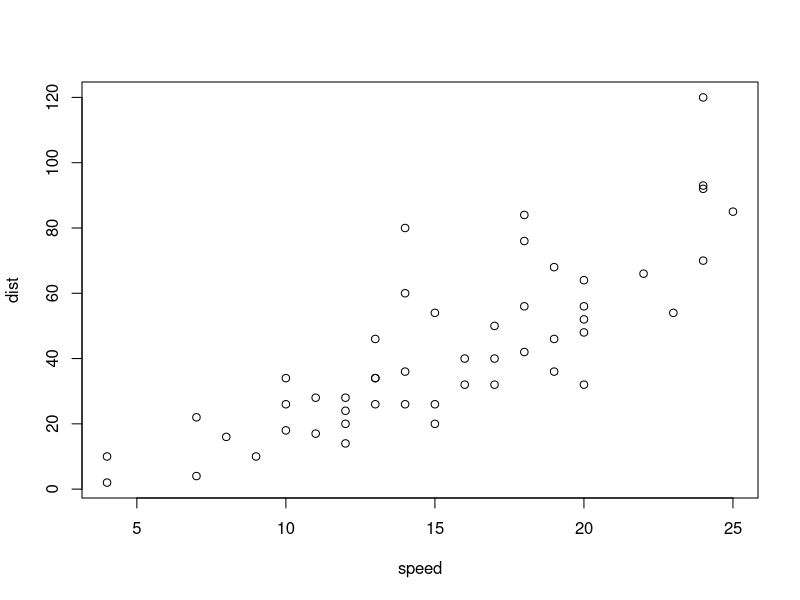
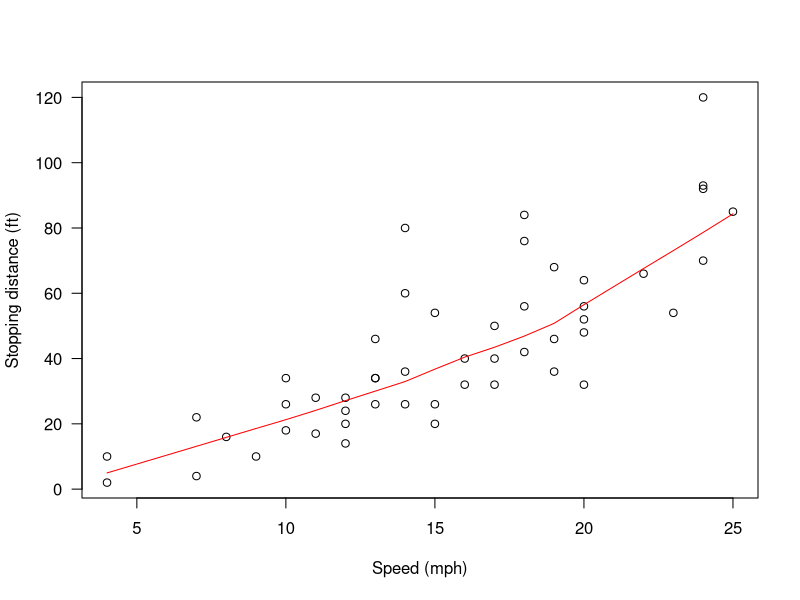

Write R code to recreate these figures, in order.
## ---- chunk 1
summary(cars)
head(cars)
## ---- chunk 2
plot(cars)
## ---- chunk 3
library(jsonlite)
toJSON(cars)

toJSON(cars, dataframe=c("rows"))
toJSON(cars, dataframe=c("columns"))
toJSON(cars, dataframe=c("values"))
## ---- chunk 4
plot(cars, xlab = "Speed (mph)", ylab = "Stopping distance (ft)",
     las = 1)
lines(lowess(cars$speed, cars$dist, f = 2/3, iter = 3), col = "red")
## ---- chunk 5
# Scatter Plot Smoothing
low <-lowess(cars$speed, cars$dist, f = 2/3, iter = 3)

# convert to a data.frame, so the JSON works better with Javascript.
lowDf <- data.frame(low)

library(jsonlite)
toJSON(lowDf, dataframe=c("values"))
